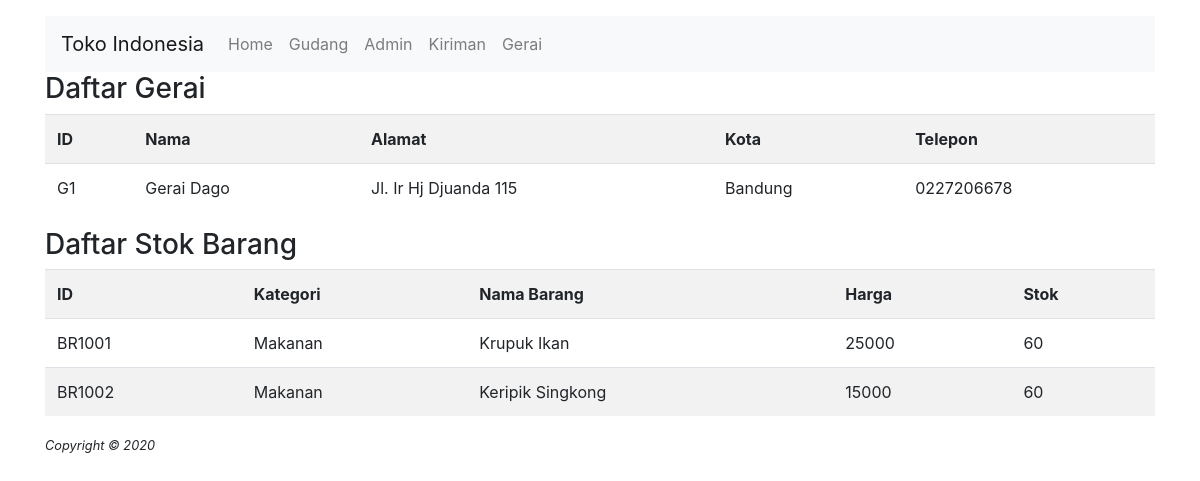
Screenshot of /gerai/index.php with the database file from the repository.
### tables this page shows
CREATE TABLE `gerai` (
  `id` varchar(25) NOT NULL,
  `nama` varchar(75) NOT NULL,
  `alamat` text NOT NULL,
  `kota` varchar(25) NOT NULL,
  `telepon` varchar(12) NOT NULL
);

CREATE TABLE `barang` (
  `id` varchar(25) NOT NULL,
  `kategori` varchar(50) NOT NULL,
  `nama_barang` varchar(75) NOT NULL,
  `harga` int(11) NOT NULL,
  `stok` int(11) NOT NULL,
  `supplier_id` varchar(25) NOT NULL
);

### konfigurasi/function.php (called while the page is built, shortened)
<?php
function execute_query($con, $query) {
    $result = mysqli_query($con, $query) or die(mysqli_error($con));
    return $result;
}

### gerai/index.php (the view, shortened to what this page needs)
<?php
include '../fragment/header.php';
include '../konfigurasi/function.php';
?>
<?php include '../fragment/menu.php' ?>
<main>
    <h3>Daftar Gerai</h3>
    <table class="table table-striped">
        <tr>
            <th>ID</th>
            <th>Nama</th>
            <th>Alamat</th>
            <th>Kota</th>
            <th>Telepon</th>
        </tr>
        <?php
        $con = connect_db();
        $query = "SELECT * FROM gerai";
        $result = execute_query($con, $query);
        while ($data = mysqli_fetch_array($result)) {
            ?>
            <tr>
                <td><?= $data['id'] ?></td>
                <td><?= $data['nama'] ?></td>
                <td><?= $data['alamat'] ?></td>
                <td><?= $data['kota'] ?></td>
                <td><?= $data['telepon'] ?></td>
            </tr>
            <?php
        }
        ?>
    </table>
    <h3>Daftar Stok Barang</h3>
    <table class="table table-striped">
        <tr>
            <th>ID</th>
            <th>Kategori</th>
            <th>Nama Barang</th>
            <th>Harga</th>
            <th>Stok</th>
        </tr>
        <?php
        $con = connect_db();
        $query = "SELECT * FROM barang";
        $result = execute_query($con, $query);
        while ($barang = mysqli_fetch_array($result)) {
            ?>
            <tr>
                <td><?= $barang['id'] ?></td>
                <td><?= $barang['kategori'] ?></td>
                <td><?= $barang['nama_barang'] ?></td>
                <td><?= $barang['harga'] ?></td>
                <td><?= $barang['stok'] ?></td>
            </tr>
            <?php
        }
        ?>
    </table>
</main>
<?php include '../fragment/footer.php'; ?>

### fragment/header.php (shortened to what this page needs)
<!DOCTYPE html>
<html>
    <head>
        <link rel="stylesheet" href="<?= BASEPATH ?>assets/bootstrap/css/bootstrap.min.css">
    </head>
    <body class="container">

### fragment/menu.php (shortened to what this page needs)
<nav class="navbar navbar-expand-lg navbar-light bg-light">
  <a class="navbar-brand" href="#">Toko Indonesia</a>
  <div class="collapse navbar-collapse" id="navbarSupportedContent">
    <ul class="navbar-nav mr-auto">
        <li class="nav-item"><a class="nav-link" href="<?= BASEPATH ?>index.php">Home</a></li>
        <li class="nav-item"><a class="nav-link" href="<?= BASEPATH ?>gudang/index.php">Gudang</a></li>
        <li class="nav-item"><a class="nav-link" href="<?= BASEPATH ?>admin/index.php">Admin</a></li>
        <li class="nav-item"><a class="nav-link" href="<?= BASEPATH ?>kiriman/index.php">Kiriman</a></li>
        <li class="nav-item"><a class="nav-link" href="<?= BASEPATH ?>gerai/index.php">Gerai</a></li>
    </ul>
  </div>
</nav>

### fragment/footer.php
        <footer>
            <small><i>Copyright &copy; 2020</i></small>
        </footer>
    </body>
</html>

### rows the page displays
gerai: id "G1", nama "Gerai Dago", alamat "Jl. Ir Hj Djuanda 115", kota "Bandung", telepon "0227206678"
barang: id "BR1001", kategori "Makanan", nama_barang "Krupuk Ikan", harga "25000", stok "60"
barang: id "BR1002", kategori "Makanan", nama_barang "Keripik Singkong", harga "15000", stok "60"
